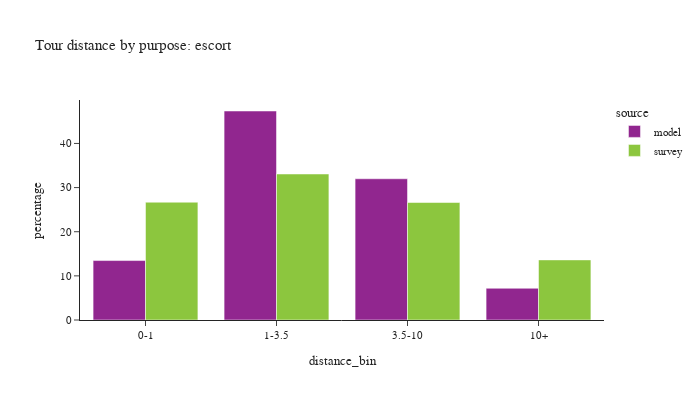

Write notebook code for a chart like this one.
### Code cell
plot_bins(tour, tour['pdpurp'] == 3, 'escort')

### Figure 1 — Plotly figure (JSON) as saved in the notebook; plotly's stock layout.template omitted (floating-point values rounded to 4 significant figures)
{"data": [{"alignmentgroup": "True", "customdata": [[84380], [296713], [200499], [45027]], "hovertemplate": "source=model<br>distance_bin=%{x}<br>percentage=%{y}<br>sample count=%{customdata[0]}<extra></extra>", "legendgroup": "model", "marker": {"color": "#91268F", "pattern": {"shape": ""}}, "name": "model", "offsetgroup": "model", "orientation": "v", "showlegend": true, "textposition": "auto", "type": "bar", "x": ["0-1", "1-3.5", "3.5-10", "10+"], "xaxis": "x", "y": [13.47, 47.35, 32.0, 7.186], "yaxis": "y"}, {"alignmentgroup": "True", "customdata": [[200], [314], [179], [81]], "hovertemplate": "source=survey<br>distance_bin=%{x}<br>percentage=%{y}<br>sample count=%{customdata[0]}<extra></extra>", "legendgroup": "survey", "marker": {"color": "#8CC63E", "pattern": {"shape": ""}}, "name": "survey", "offsetgroup": "survey", "orientation": "v", "showlegend": true, "textposition": "auto", "type": "bar", "x": ["0-1", "1-3.5", "3.5-10", "10+"], "xaxis": "x", "y": [26.69, 33.08, 26.61, 13.62], "yaxis": "y"}], "layout": {"barmode": "group", "font": {"size": 11}, "height": 400, "legend": {"title": {"text": "source"}, "tracegroupgap": 0}, "title": {"text": "Tour distance by purpose: escort"}, "width": 700, "xaxis": {"anchor": "y", "domain": [0.0, 1.0], "title": {"text": "distance_bin"}}, "yaxis": {"anchor": "x", "domain": [0.0, 1.0], "title": {"text": "percentage"}}}}
